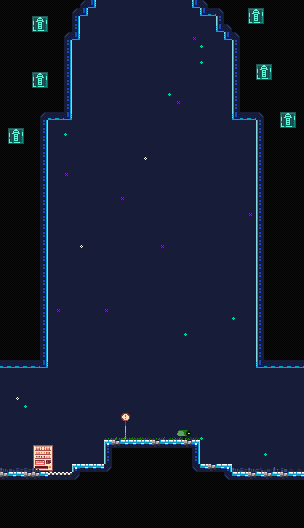

The image is a tile-based game level rendered from a .tmx file. Its description and source (layers, tilesets, objects; grid data summarised) follow:
An orthogonal 38x66 tile map with 8x8 px tiles, 8 tile layers (Sky, IntGrid_layer_values, IntGrid_layer, IntGrid_values, ...), 3 tilesets.

<map version="1.4" tiledversion="1.4.2" orientation="orthogonal" renderorder="right-down" compressionlevel="0" width="38" height="66" tilewidth="8" tileheight="8" infinite="0" backgroundcolor="#171C39" nextlayerid="9" nextobjectid="1"><tileset firstgid="1" name="Cavernas_by_Adam_Saltsman3" tilewidth="8" tileheight="8" tilecount="384" columns="12" objectalignment="topleft" margin="0" spacing="0"><image source="../../atlas/Cavernas_by_Adam_Saltsman.png" width="96" height="256" /></tileset><tileset firstgid="385" name="IntGrid" tilewidth="8" tileheight="8" tilecount="1" columns="1" objectalignment="topleft"><image source="IntGrid.intgrid.png" width="8" height="8" /></tileset><tileset firstgid="386" name="IntGrid_layer" tilewidth="8" tileheight="8" tilecount="4" columns="4" objectalignment="topleft"><image source="IntGrid_layer.intgrid.png" width="32" height="8" /></tileset><layer id="1" name="Sky" width="38" height="66" opacity="1"><data>[2508 cells, 20 non-empty, 3 distinct tile ids]</data></layer><layer id="2" name="IntGrid_layer_values" width="38" height="66" opacity="1"><data>[2508 cells, 986 non-empty, 1 distinct tile ids]</data></layer><layer id="3" name="IntGrid_layer" width="38" height="66" opacity="1"><data>[2508 cells, 986 non-empty, 8 distinct tile ids]</data></layer><layer id="4" name="IntGrid_values" width="38" height="66" opacity="1"><data>[2508 cells, 0 non-empty, 0 distinct tile ids]</data></layer><layer id="5" name="Tiles_1" width="38" height="66" opacity="1"><data>[2508 cells, 72 non-empty, 38 distinct tile ids]</data></layer><layer id="6" name="Tiles_2" width="38" height="66" opacity="1"><data>[2508 cells, 8 non-empty, 6 distinct tile ids]</data></layer><layer id="7" name="Tiles_3" width="38" height="66" opacity="1"><data>[2508 cells, 3 non-empty, 3 distinct tile ids]</data></layer><layer id="8" name="Tiles_4" width="38" height="66" opacity="1"><data>[2508 cells, 2 non-empty, 2 distinct tile ids]</data></layer></map>
